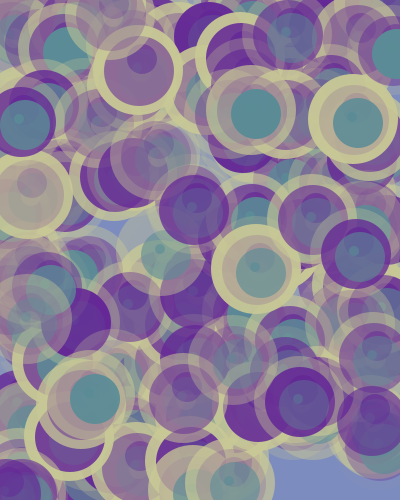
Frame 1 (no input)
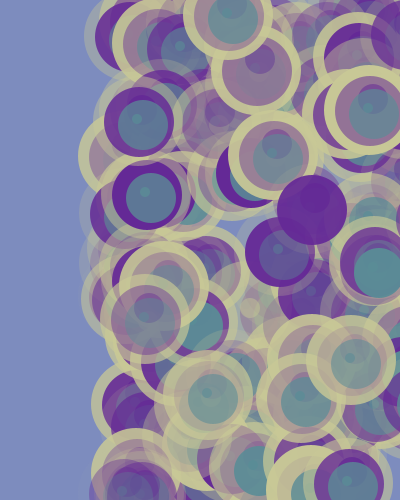
Frame 60 (the mouse pressed at the canvas centre just before this capture)
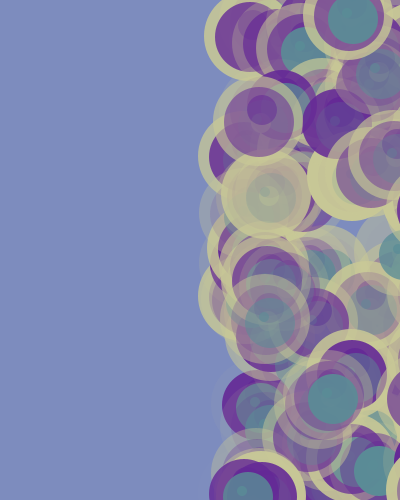
Frame 120 (the mouse held since frame 60 and released just before this capture)

The Processing sketch that drew these frames (run headless with seeded random() and noise(); from frame 60 on, the mouse is pressed at the canvas centre):

// Processing sketch: processing_116375
// ── processing_116375.pde

//Eunsil Choi 10/19/2013

int num_circles = 200;
int[] x_values = new int[num_circles];
int[] y_values = new int[num_circles];

void setup() {
  size(400, 500);
  for (int i = 0; i<x_values.length; i++) {
    x_values[i] = int(random(width))-1;
  }
  for (int i = 0; i<y_values.length; i++) {
    y_values[i] = int(random(height))-3;
  }
}
void draw() {
  background(125, 140, 190);
      
  for (int i = 0; i<x_values.length; i ++) {

    
    noStroke();
    fill(200, 200, 150,random(255));
    ellipse(x_values[i]+3, y_values[i]+4, 20, 20);
    ellipse(x_values[i], y_values[i]+2, 90, 90);
    
    fill(100, 40, 150,random(255));
    ellipse(x_values[i]+4, y_values[i]-9, 30, 30);
    ellipse(x_values[i]+1, y_values[i]+3, 70, 70);
    
    fill(90, 140, 150,random(255));
    ellipse(x_values[i]-1, y_values[i], 10, 10);
    ellipse(x_values[i]+5, y_values[i]+6, 50, 50);
   
   x_values[i] = (x_values[i]) +2;
   y_values[i] = (y_values[i]) ;
    
  }
}
